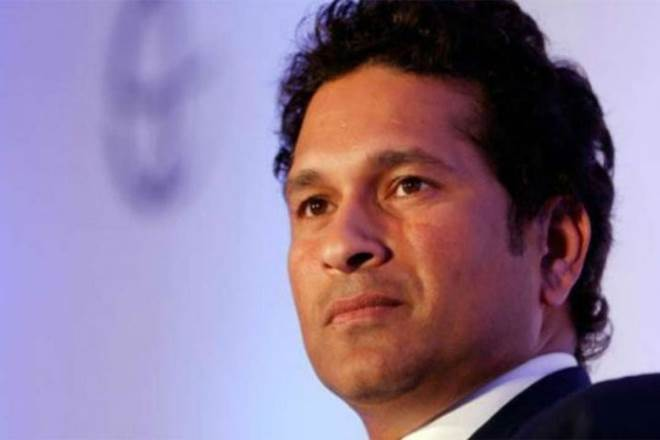
#> input picture Images_Open_CV/Open_CV2/Sample_Test_Open_CV2/sachin.jpg, 660 x 440 px
$ python Image_Translation.py
#> lines starting #> are read from the running program, lines starting #| are printed output that depends on the picture
import cv2
import numpy as np

img = cv2.imread("sachin.jpg")
#> img is the input picture: shape (440, 660, 3); mean B, G, R 145.9, 118.9, 139.9

height, width = img.shape[:2]
#> height = 440; width = 660
print("Height : ", height, "and Width : ", width)
#| Height :  440 and Width :  660
quarter_height, quarter_width = height / 4, width / 4
#> quarter_height = 110; quarter_width = 165
print("Quarter Height : ", quarter_height, "and Quarter Width : ", quarter_width)
#| Quarter Height :  110.0 and Quarter Width :  165.0
# quarter_height, quarter_width = height/2, width/2
# quarter_height, quarter_width = height/2, width/4

# create translation matrix
Translation_Matrix = np.float32([[1, 0, quarter_width],
                                 [0, 1, quarter_height]])
#> Translation_Matrix = [[1, 0, 165], [0, 1, 110]]

print("Translation_Matrix :", Translation_Matrix)
#| Translation_Matrix : [[  1.   0. 165.]
#|  [  0.   1. 110.]]

# create image translation use warpAffine(warpAffine transformation to shift image)
# warpAffine : it's linear image
img_translation = cv2.warpAffine(img, Translation_Matrix, (width, height))
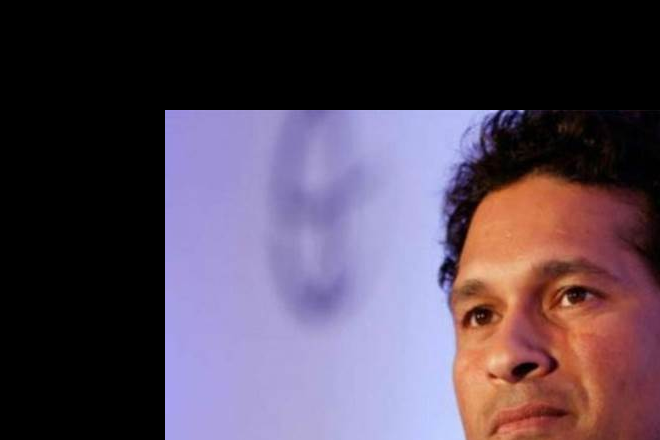
#> img_translation: shape (440, 660, 3); mean B, G, R 85.3, 69, 83.9
print("img_translation : ", img_translation)
#> (printed output is left out)
cv2.imshow("original image", img)
cv2.imshow("Translation image ", img_translation)

cv2.waitKey(111111)
cv2.destroyAllWindows()
